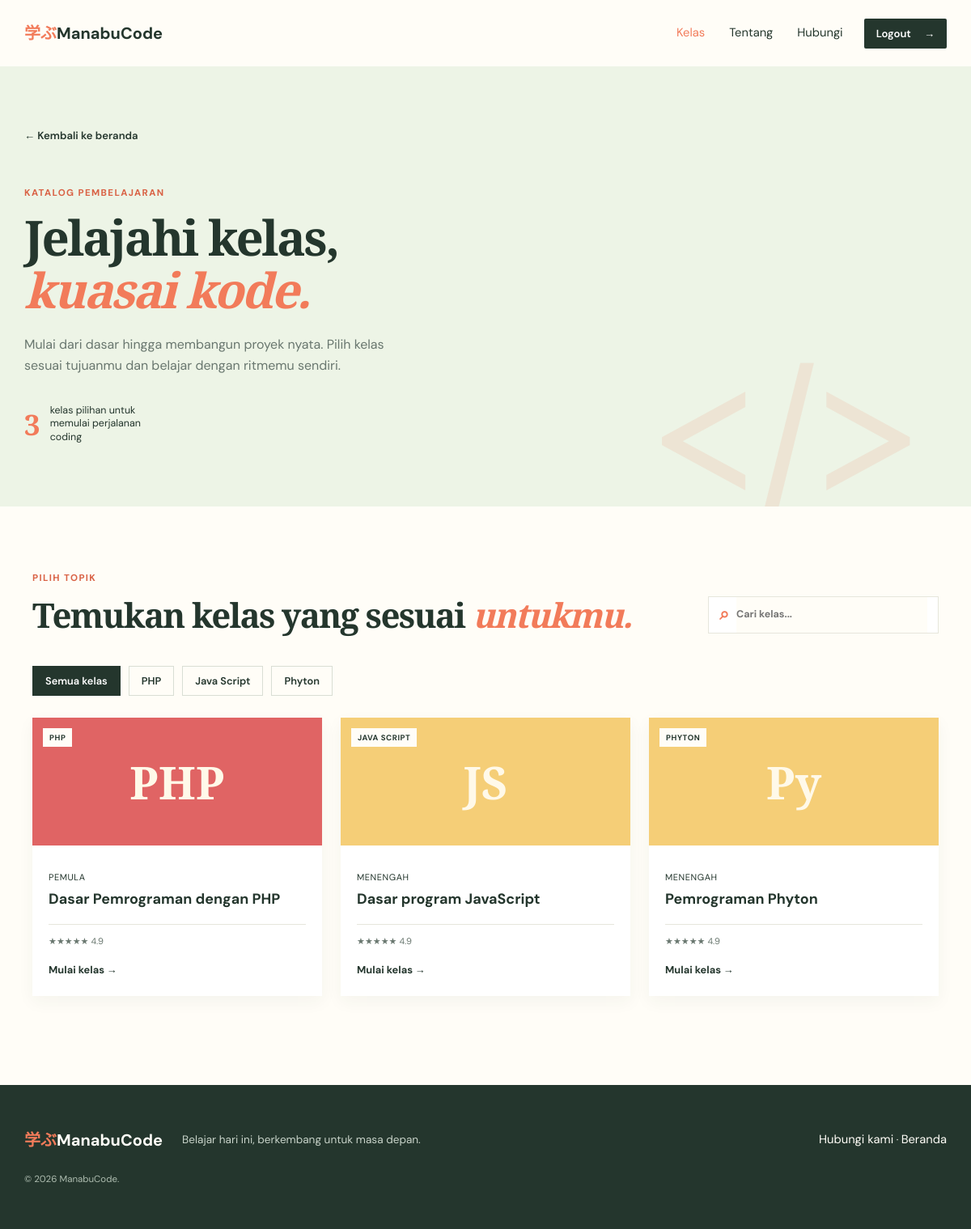
The page /kelas/kelas.php (signed in) on the database its author committed.
### tables this page shows
CREATE TABLE `kategori` (
  `id_kategori` int(11) NOT NULL,
  `gambar` varchar(8) NOT NULL,
  `nama_kategori` varchar(40) NOT NULL,
  `kode_warna` varchar(30) NOT NULL,
  `judul` varchar(50) NOT NULL,
  `lvl` varchar(20) NOT NULL
);

### kelas/kelas.php (the view, shortened to what this page needs)
<?php
include('../koneksi/config.php');
$kategori = mysqli_query($connection, "SELECT * FROM kategori");
$kategori2 = mysqli_query($connection, "SELECT * FROM kategori");
$katalog = "SELECT COUNT(*) AS jumlah_kat FROM kategori";
$query = $connection->query($katalog);
$jumlah_katalog = $query->fetch_assoc();
?>
<!DOCTYPE html>
<html lang="id">
<head>
  <link rel="stylesheet" href="../css/style.css" />
  <link rel="stylesheet" href="../css/extras.css" />
</head>
<body class="class-page">
  <header class="navbar">
    <a class="brand" href="../index.php" aria-label="ManabuCode beranda"><span>学ぶ</span>ManabuCode</a>
    <nav class="nav-links class-nav" aria-label="Navigasi utama">
      <a class="active" href="kelas.html">Kelas</a>
      <a href="../tentang.php">Tentang</a>
      <a href="index.html#hubungi">Hubungi</a>
    </nav>
    <?php
    if (!empty($_SESSION['nama'])) {
      if($_SESSION['nama'] == '@admin'){
    ?>
        <a class="btn btn-small auth-button" href="../admin/view_konten/index.php">ADMIN <span>→</span></a>
    <?php
      }else{
    ?>
    <a class="btn btn-small auth-button" href="../logout.php">Logout <span>→</span></a>
      <?php } ?>
    <?php } else { ?>
      <a class="btn btn-small auth-button" href="../login.php">Login <span>→</span></a>
    <?php } ?>
  </header>
  <main>
    <section class="catalog-hero">
      <a class="back-link" href="index.html">← Kembali ke beranda</a>
      <p class="eyebrow">Katalog pembelajaran</p>
      <h1>Jelajahi kelas,<br /><em>kuasai kode.</em></h1>
      <p>Mulai dari dasar hingga membangun proyek nyata. Pilih kelas sesuai tujuanmu dan belajar dengan ritmemu sendiri.
      </p>
      <div class="catalog-count"><strong><?= $jumlah_katalog['jumlah_kat'] ?></strong><span>kelas pilihan untuk memulai
          perjalanan coding</span></div>
    </section>
    <section class="catalog-content" aria-label="Daftar kelas">
      <div class="filter-row">
        <div>
          <p class="eyebrow">Pilih topik</p>
          <h2>Temukan kelas yang sesuai <em>untukmu.</em></h2>
        </div>
        <label class="search-box" for="classSearch"><span>⌕</span><input id="classSearch" type="search"
            placeholder="Cari kelas..." /></label>
      </div>
      <div class="filter-buttons" aria-label="Filter kelas">
        <button class="filter active" data-filter="all">Semua kelas</button>
        <?php while ($q = mysqli_fetch_array($kategori)) { ?>
          <button class="filter" data-filter="<?= $q['nama_kategori'] ?>"><?= $q['nama_kategori'] ?></button>
        <?php } ?>
      </div>
      <div class="catalog-grid" id="classList">
        <?php while ($q2 = mysqli_fetch_array($kategori2)) { ?>
          <article class="catalog-card" data-category="<?= $q2['nama_kategori'] ?>"
            data-title="<?= $q2['judul'] ?>">
            <div class="catalog-art art-<?= $q2['kode_warna'] ?>"><span><?= $q2['gambar'] ?></span><small
                style="text-transform: uppercase;"><?= $q2['nama_kategori'] ?></small></div>
            <div class="catalog-body">
              <p class="course-meta"><?= $q2['lvl'] ?></p>
              <h3><?= $q2['judul'] ?></h3>
              <div class="catalog-info"><span>★★★★★ 4.9</span></div><a class="card-button"
                href="../materi/materi.php?id=<?= $q2['id_kategori'] ?>">Mulai kelas →</a>
            </div>
          </article>
        <?php } ?>
      </div>
    </section>
  </main>
  <footer><a class="brand" href="index.html"><span>学ぶ</span>ManabuCode</a>
    <p>Belajar hari ini, berkembang untuk masa depan.</p>
    <div><a href="../index.php#hubungi">Hubungi kami</a> · <a href="../index.php">Beranda</a></div><small>© <span
        id="year"></span> ManabuCode.</small>
  </footer>
</body>
</html>

### css/style.css (style rules this page uses)
:root { --ink: #24362d; --cream: #fffdf7; --orange: #f27b5a; --yellow: #f8c75c; --sage: #c9d8bc; --muted: #69776f; --line: #e6e6dc }
* { box-sizing: border-box }
html { scroll-behavior: smooth }
body { margin: 0; background: var(--cream); color: var(--ink); font-family: 'DM Sans',sans-serif; font-size: 16px; line-height: 1.6 }
.navbar { height: 82px; max-width: 1240px; padding: 0 30px; margin: auto; display: flex; align-items: center; justify-content: space-between; gap: 26px }
.brand { font-size: 1.25rem; font-weight: 700; color: var(--ink); text-decoration: none; white-space: nowrap }
.brand span { color: var(--orange) }
.nav-links { display: flex; gap: 30px; margin-left: auto }
.nav-links a,footer a { color: var(--ink); text-decoration: none; font-size: .92rem }
.btn { border: 0; background: var(--ink); color: white; text-decoration: none; padding: 13px 20px; display: inline-flex; align-items: center; gap: 16px; font: 600 .9rem 'DM Sans'; cursor: pointer; border-radius: 2px; transition: .2s transform,.2s background }
.btn-small { padding: 10px 15px; font-size: .82rem }
.eyebrow { font-size: .72rem; letter-spacing: .12em; font-weight: 700; text-transform: uppercase; color: #d96144; margin: 0 0 13px }
.hero h1,h2 { font-family: 'Playfair Display',serif; line-height: 1.08; font-weight: 600; letter-spacing: -.04em; margin: 0 }
em { color: var(--orange); font-style: italic }
.art-yellow { background: #f5ce77 }
.art-red { background: #e06464; }
.course-meta { font-size: .69rem!important; text-transform: uppercase; letter-spacing: .05em; margin-bottom: 7px!important }
label { font-size: .78rem; font-weight: bold }
input,select { border: 1px solid #d4ddd0; background: #fffdf7; padding: 11px; font: inherit; color: var(--ink); margin-bottom: 9px }
footer { background: #24362d; color: #fffdf7; padding: 52px max(30px,calc((100% - 1180px)/2)); display: flex; gap: 24px; flex-wrap: wrap; align-items: center }
footer .brand,footer a { color: #fffdf7 }
footer p { margin: 0; color: #c8d3c9; font-size: .85rem }
footer div { margin-left: auto; font-size: .8rem }
footer small { width: 100%; color: #aebdb0; font-size: .72rem }

### rows shown on the page
kategori: nama_kategori "PHP", gambar "PHP", lvl "PEMULA", judul "Dasar Pemrograman dengan PHP"
kategori: nama_kategori "Java Script", gambar "JS", nama_kategori "JAVA SCRIPT", lvl "MENENGAH", judul "Dasar program JavaScript"
kategori: nama_kategori "Phyton", gambar "Py", nama_kategori "PHYTON", lvl "MENENGAH", judul "Pemrograman Phyton"

### other values the page prints
$jumlah_katalog['jumlah_kat'] "3"
